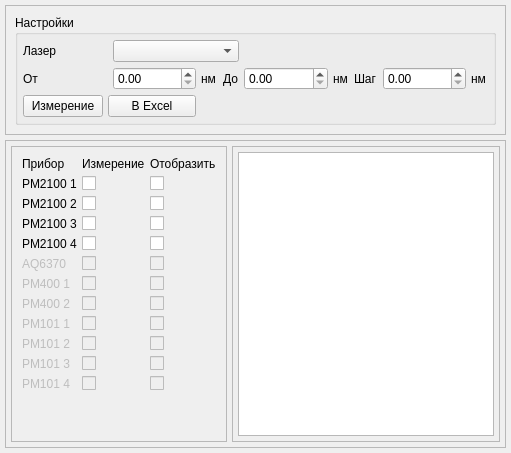
           <widget class="QWidget" name="scanTab">
            <attribute name="title">
             <string>Сканирование</string>
            </attribute>
            <layout class="QGridLayout" name="gridLayout_46" rowstretch="1,5">
             <property name="leftMargin">
              <number>5</number>
             </property>
             <property name="topMargin">
              <number>5</number>
             </property>
             <property name="rightMargin">
              <number>5</number>
             </property>
             <property name="bottomMargin">
              <number>5</number>
             </property>
             <property name="spacing">
              <number>5</number>
             </property>
             <item row="0" column="0">
              <widget class="QFrame" name="frame_23">
               <property name="frameShape">
                <enum>QFrame::StyledPanel</enum>
               </property>
               <property name="frameShadow">
                <enum>QFrame::Plain</enum>
               </property>
               <layout class="QGridLayout" name="gridLayout_47">
                <item row="0" column="0">
                 <widget class="QGroupBox" name="groupBox_17">
                  <property name="title">
                   <string>Настройки</string>
                  </property>
                  <property name="flat">
                   <bool>true</bool>
                  </property>
                  <layout class="QGridLayout" name="gridLayout_48" rowstretch="1,1,1" columnstretch="1,0,5,1,1,5,1,1,5,1">
                   <property name="leftMargin">
                    <number>5</number>
                   </property>
                   <property name="topMargin">
                    <number>5</number>
                   </property>
                   <property name="rightMargin">
                    <number>5</number>
                   </property>
                   <property name="bottomMargin">
                    <number>5</number>
                   </property>
                   <property name="spacing">
                    <number>5</number>
                   </property>
                   <item row="1" column="3">
                    <widget class="QLabel" name="label_64">
                     <property name="text">
                      <string>нм</string>
                     </property>
                    </widget>
                   </item>
                   <item row="1" column="7">
                    <widget class="QLabel" name="label_63">
                     <property name="text">
                      <string>Шаг</string>
                     </property>
                    </widget>
                   </item>
                   <item row="1" column="0">
                    <widget class="QLabel" name="label_61">
                     <property name="text">
                      <string>От</string>
                     </property>
                    </widget>
                   </item>
                   <item row="1" column="6">
                    <widget class="QLabel" name="label_65">
                     <property name="text">
                      <string>нм</string>
                     </property>
                    </widget>
                   </item>
                   <item row="1" column="9">
                    <widget class="QLabel" name="label_66">
                     <property name="text">
                      <string>нм</string>
                     </property>
                    </widget>
                   </item>
                   <item row="0" column="0" colspan="2">
                    <widget class="QLabel" name="label_67">
                     <property name="text">
                      <string>Лазер</string>
                     </property>
                    </widget>
                   </item>
                   <item row="0" column="2" colspan="3">
                    <widget class="QComboBox" name="scanLaserCombo"/>
                   </item>
                   <item row="1" column="8">
                    <widget class="QDoubleSpinBox" name="scanStepSpin"/>
                   </item>
                   <item row="1" column="4">
                    <widget class="QLabel" name="label_62">
                     <property name="text">
                      <string>До</string>
                     </property>
                    </widget>
                   </item>
                   <item row="1" column="2">
                    <widget class="QDoubleSpinBox" name="scanStartSpin">
                     <property name="suffix">
                      <string/>
                     </property>
                    </widget>
                   </item>
                   <item row="1" column="5">
                    <widget class="QDoubleSpinBox" name="scanStopSpin"/>
                   </item>
                   <item row="2" column="0">
                    <widget class="QPushButton" name="pushButton_12">
                     <property name="text">
                      <string>Измерение</string>
                     </property>
                    </widget>
                   </item>
                   <item row="2" column="1" colspan="2">
                    <widget class="QPushButton" name="pushButton">
                     <property name="text">
                      <string>В Excel</string>
                     </property>
                    </widget>
                   </item>
                  </layout>
                 </widget>
                </item>
               </layout>
              </widget>
             </item>
             <item row="1" column="0">
              <widget class="QFrame" name="frame_24">
               <property name="frameShape">
                <enum>QFrame::StyledPanel</enum>
               </property>
               <property name="frameShadow">
                <enum>QFrame::Plain</enum>
               </property>
               <layout class="QGridLayout" name="gridLayout_51" columnstretch="1,7">
                <property name="leftMargin">
                 <number>5</number>
                </property>
                <property name="topMargin">
                 <number>5</number>
                </property>
                <property name="rightMargin">
                 <number>5</number>
                </property>
                <property name="bottomMargin">
                 <number>5</number>
                </property>
                <property name="spacing">
                 <number>5</number>
                </property>
                <item row="0" column="0">
                 <widget class="QFrame" name="frame_25">
                  <property name="frameShape">
                   <enum>QFrame::StyledPanel</enum>
                  </property>
                  <property name="frameShadow">
                   <enum>QFrame::Plain</enum>
                  </property>
                  <layout class="QGridLayout" name="gridLayout_50">
                   <property name="leftMargin">
                    <number>5</number>
                   </property>
                   <property name="topMargin">
                    <number>5</number>
                   </property>
                   <property name="rightMargin">
                    <number>5</number>
                   </property>
                   <property name="bottomMargin">
                    <number>5</number>
                   </property>
                   <property name="spacing">
                    <number>5</number>
                   </property>
                   <item row="0" column="0">
                    <layout class="QGridLayout" name="gridLayout_49">
                     <property name="leftMargin">
                      <number>5</number>
                     </property>
                     <property name="topMargin">
                      <number>5</number>
                     </property>
                     <property name="rightMargin">
                      <number>5</number>
                     </property>
                     <property name="bottomMargin">
                      <number>5</number>
                     </property>
                     <property name="spacing">
                      <number>5</number>
                     </property>
                     <item row="1" column="0">
                      <widget class="QLabel" name="label_68">
                       <property name="text">
                        <string>PM2100 1</string>
                       </property>
                      </widget>
                     </item>
                     <item row="0" column="0">
                      <widget class="QLabel" name="label_79">
                       <property name="text">
                        <string>Прибор</string>
                       </property>
                      </widget>
                     </item>
                     <item row="4" column="2">
                      <widget class="QCheckBox" name="scan_pm2100_4_show_cb">
                       <property name="text">
                        <string/>
                       </property>
                      </widget>
                     </item>
                     <item row="5" column="1">
                      <widget class="QCheckBox" name="checkBox_48">
                       <property name="enabled">
                        <bool>false</bool>
                       </property>
                       <property name="text">
                        <string/>
                       </property>
                      </widget>
                     </item>
                     <item row="6" column="1">
                      <widget class="QCheckBox" name="checkBox_47">
                       <property name="enabled">
                        <bool>false</bool>
                       </property>
                       <property name="text">
                        <string/>
                       </property>
                      </widget>
                     </item>
                     <item row="5" column="2">
                      <widget class="QCheckBox" name="checkBox_38">
                       <property name="enabled">
                        <bool>false</bool>
                       </property>
                       <property name="text">
                        <string/>
                       </property>
                      </widget>
                     </item>
                     <item row="6" column="2">
                      <widget class="QCheckBox" name="checkBox_37">
                       <property name="enabled">
                        <bool>false</bool>
                       </property>
                       <property name="text">
                        <string/>
                       </property>
                      </widget>
                     </item>
                     <item row="7" column="1">
                      <widget class="QCheckBox" name="checkBox_56">
                       <property name="enabled">
                        <bool>false</bool>
                       </property>
                       <property name="text">
                        <string/>
                       </property>
                      </widget>
                     </item>
                     <item row="8" column="2">
                      <widget class="QCheckBox" name="checkBox_54">
                       <property name="enabled">
                        <bool>false</bool>
                       </property>
                       <property name="text">
                        <string/>
                       </property>
                      </widget>
                     </item>
                     <item row="8" column="1">
                      <widget class="QCheckBox" name="checkBox_53">
                       <property name="enabled">
                        <bool>false</bool>
                       </property>
                       <property name="text">
                        <string/>
                       </property>
                      </widget>
                     </item>
                     <item row="7" column="2">
                      <widget class="QCheckBox" name="checkBox_55">
                       <property name="enabled">
                        <bool>false</bool>
                       </property>
                       <property name="text">
                        <string/>
                       </property>
                      </widget>
                     </item>
                     <item row="9" column="2">
                      <widget class="QCheckBox" name="checkBox_36">
                       <property name="enabled">
                        <bool>false</bool>
                       </property>
                       <property name="text">
                        <string/>
                       </property>
                      </widget>
                     </item>
                     <item row="9" column="1">
                      <widget class="QCheckBox" name="checkBox_46">
                       <property name="enabled">
                        <bool>false</bool>
                       </property>
                       <property name="text">
                        <string/>
                       </property>
                      </widget>
                     </item>
                     <item row="10" column="1">
                      <widget class="QCheckBox" name="checkBox_45">
                       <property name="enabled">
                        <bool>false</bool>
                       </property>
                       <property name="text">
                        <string/>
                       </property>
                      </widget>
                     </item>
                     <item row="1" column="1">
                      <widget class="QCheckBox" name="scan_pm2100_1_en_cb">
                       <property name="text">
                        <string/>
                       </property>
                      </widget>
                     </item>
                     <item row="1" column="2">
                      <widget class="QCheckBox" name="scan_pm2100_1_show_cb">
                       <property name="text">
                        <string/>
                       </property>
                      </widget>
                     </item>
                     <item row="10" column="2">
                      <widget class="QCheckBox" name="checkBox_35">
                       <property name="enabled">
                        <bool>false</bool>
                       </property>
                       <property name="text">
                        <string/>
                       </property>
                      </widget>
                     </item>
                     <item row="0" column="1">
                      <widget class="QLabel" name="label_80">
                       <property name="text">
                        <string>Измерение</string>
                       </property>
                      </widget>
                     </item>
                     <item row="10" column="0">
                      <widget class="QLabel" name="label_78">
                       <property name="enabled">
                        <bool>false</bool>
                       </property>
                       <property name="text">
                        <string>PM101 3</string>
                       </property>
                      </widget>
                     </item>
                     <item row="5" column="0">
                      <widget class="QLabel" name="label_72">
                       <property name="enabled">
                        <bool>false</bool>
                       </property>
                       <property name="text">
                        <string>AQ6370</string>
                       </property>
                      </widget>
                     </item>
                     <item row="11" column="0">
                      <widget class="QLabel" name="label_77">
                       <property name="enabled">
                        <bool>false</bool>
                       </property>
                       <property name="text">
                        <string>PM101 4</string>
                       </property>
                      </widget>
                     </item>
                     <item row="7" column="0">
                      <widget class="QLabel" name="label_74">
                       <property name="enabled">
                        <bool>false</bool>
                       </property>
                       <property name="text">
                        <string>PM400 2</string>
                       </property>
                      </widget>
                     </item>
                     <item row="2" column="0">
                      <widget class="QLabel" name="label_69">
                       <property name="text">
                        <string>PM2100 2</string>
                       </property>
                      </widget>
                     </item>
                     <item row="3" column="0">
                      <widget class="QLabel" name="label_70">
                       <property name="text">
                        <string>PM2100 3</string>
                       </property>
                      </widget>
                     </item>
                     <item row="4" column="0">
                      <widget class="QLabel" name="label_71">
                       <property name="text">
                        <string>PM2100 4</string>
                       </property>
                      </widget>
                     </item>
                     <item row="9" column="0">
                      <widget class="QLabel" name="label_76">
                       <property name="enabled">
                        <bool>false</bool>
                       </property>
                       <property name="text">
                        <string>PM101 2</string>
                       </property>
                      </widget>
                     </item>
                     <item row="8" column="0">
                      <widget class="QLabel" name="label_75">
                       <property name="enabled">
                        <bool>false</bool>
                       </property>
                       <property name="text">
                        <string>PM101 1</string>
                       </property>
                      </widget>
                     </item>
                     <item row="6" column="0">
                      <widget class="QLabel" name="label_73">
                       <property name="enabled">
                        <bool>false</bool>
                       </property>
                       <property name="text">
                        <string>PM400 1</string>
                       </property>
                      </widget>
                     </item>
                     <item row="11" column="1">
                      <widget class="QCheckBox" name="checkBox_44">
                       <property name="enabled">
                        <bool>false</bool>
                       </property>
                       <property name="text">
                        <string/>
                       </property>
                      </widget>
                     </item>
                     <item row="11" column="2">
                      <widget class="QCheckBox" name="checkBox_34">
                       <property name="enabled">
                        <bool>false</bool>
                       </property>
                       <property name="text">
                        <string/>
                       </property>
                      </widget>
                     </item>
                     <item row="0" column="2">
                      <widget class="QLabel" name="label_81">
                       <property name="text">
                        <string>Отобразить</string>
                       </property>
                      </widget>
                     </item>
                     <item row="2" column="1">
                      <widget class="QCheckBox" name="scan_pm2100_2_en_cb">
                       <property name="text">
                        <string/>
                       </property>
                      </widget>
                     </item>
                     <item row="3" column="1">
                      <widget class="QCheckBox" name="scan_pm2100_3_en_cb">
                       <property name="text">
                        <string/>
                       </property>
                      </widget>
                     </item>
                     <item row="3" column="2">
                      <widget class="QCheckBox" name="scan_pm2100_3_show_cb">
                       <property name="text">
                        <string/>
                       </property>
                      </widget>
                     </item>
                     <item row="2" column="2">
                      <widget class="QCheckBox" name="scan_pm2100_2_show_cb">
                       <property name="text">
                        <string/>
                       </property>
                      </widget>
                     </item>
                     <item row="4" column="1">
                      <widget class="QCheckBox" name="scan_pm2100_4_en_cb">
                       <property name="text">
                        <string/>
                       </property>
                      </widget>
                     </item>
                     <item row="12" column="0">
                      <spacer name="verticalSpacer_2">
                       <property name="orientation">
                        <enum>Qt::Vertical</enum>
                       </property>
                       <property name="sizeHint" stdset="0">
                        <size>
                         <width>20</width>
                         <height>40</height>
                        </size>
                       </property>
                      </spacer>
                     </item>
                    </layout>
                   </item>
                  </layout>
                 </widget>
                </item>
                <item row="0" column="1">
                 <widget class="QFrame" name="frame_26">
                  <property name="frameShape">
                   <enum>QFrame::StyledPanel</enum>
                  </property>
                  <property name="frameShadow">
                   <enum>QFrame::Plain</enum>
                  </property>
                  <layout class="QGridLayout" name="gridLayout_52">
                   <property name="leftMargin">
                    <number>5</number>
                   </property>
                   <property name="topMargin">
                    <number>5</number>
                   </property>
                   <property name="rightMargin">
                    <number>5</number>
                   </property>
                   <property name="bottomMargin">
                    <number>5</number>
                   </property>
                   <property name="spacing">
                    <number>5</number>
                   </property>
                   <item row="0" column="0">
                    <widget class="QGraphicsView" name="scanGraphicsView"/>
                   </item>
                  </layout>
                 </widget>
                </item>
               </layout>
              </widget>
             </item>
            </layout>
           </widget>
